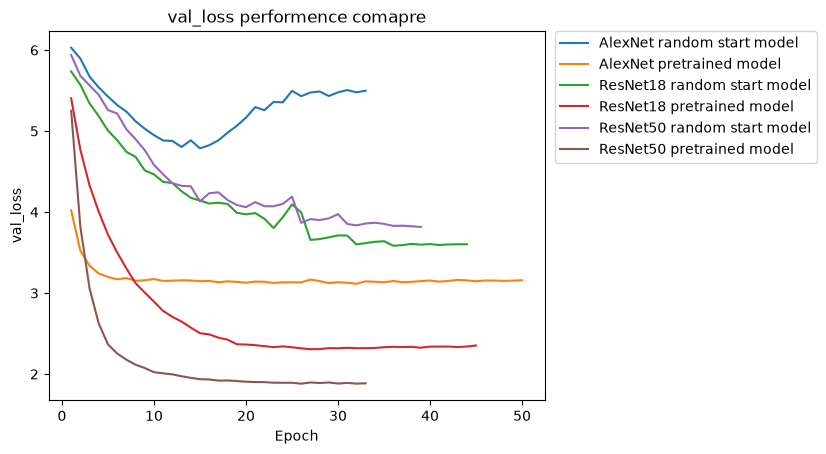
#> input picture valloss.png, 826 x 454 px
$ python -i features-checkpoint.py   (imports and definitions only)
#> lines starting #> are read from the running program, lines starting #| are printed output that depends on the picture
import cv2
import numpy as np
import pickle
from pathlib import Path
from tqdm import tqdm
from sklearn.cluster import KMeans
from skimage.feature import local_binary_pattern


# [17 lines left out: function extract_hog, not called in this run]

def extract_lbp(image_path, resize=(128, 128), radius=1, n_points=8):
#> called with image_path = 'valloss.png', resize = (128, 128), radius = 1, n_points = 8
    img = cv2.imread(str(image_path))
#> img is the input picture: shape (454, 826, 3); mean B, G, R 247.3, 247.6, 248.3
    if img is None:
        return None
    gray = cv2.cvtColor(img, cv2.COLOR_BGR2GRAY)
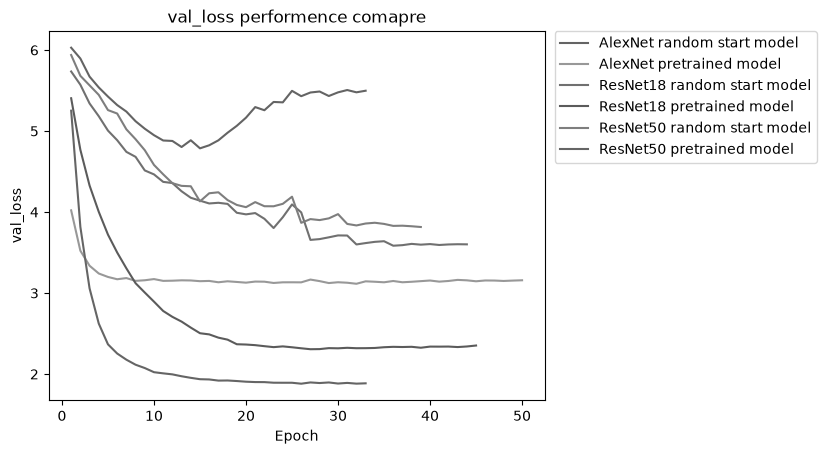
#> gray: shape (454, 826); min 0, max 255, mean 247.8
    gray = cv2.resize(gray, resize)
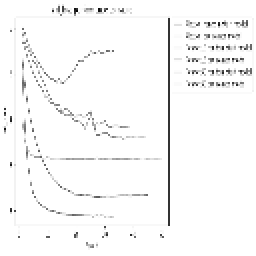
#> gray: shape (128, 128) (shown 2 times larger); min 7, max 255, mean 248.4
    lbp = local_binary_pattern(gray, n_points, radius, method='uniform')
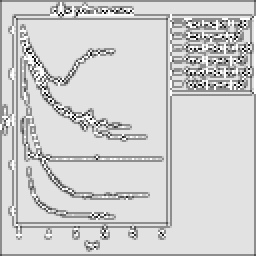
#> lbp: shape (128, 128) float64 (shown 2 times larger); min 0, max 9, mean 7.33; drawn with min black and max white
    hist, _ = np.histogram(lbp.ravel(), bins=np.arange(0, n_points + 3), range=(0, n_points + 2))
#> hist = [25, 125, 20, 353, 54, 2508, 59, 688, 11967, 585]
    hist = hist.astype(np.float32)
    hist /= (hist.sum() + 1e-7)
#> hist = [0.00153, 0.00763, 0.00122, 0.0215, 0.0033, 0.153, 0.0036, 0.042, 0.73, 0.0357]
    return hist

# [61 lines left out: functions extract_sift_descriptors, build_sift_vocabulary, extract_sift_bovw, extract_features_batch, save_features, not called in this run]

>>> result = extract_lbp('valloss.png')
#> result has the same summary as hist in extract_lbp
